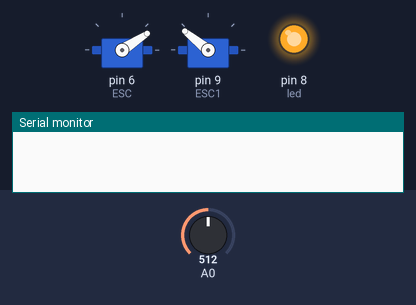
This sketch was run on a simulated Arduino Uno, built with avr-gcc and run on an emulated ATmega328P. On the bench: 2 × servo, output pins drawn as LEDs (lit = HIGH), the last lines printed to the serial monitor. The inputs (shaded band) are chosen by the test bench; at power-on: A0 = 512.

Above: at 4.2 s.
4.3 s: A0 set to 716
7.3 s: A0 set to 306
At 9.3 s:
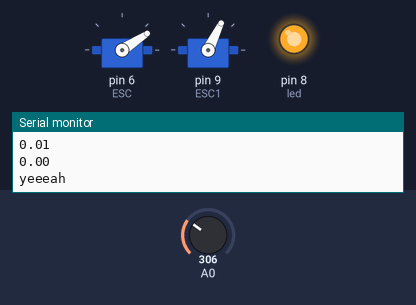
10.1 s: A0 set to 511
At 12.4 s:
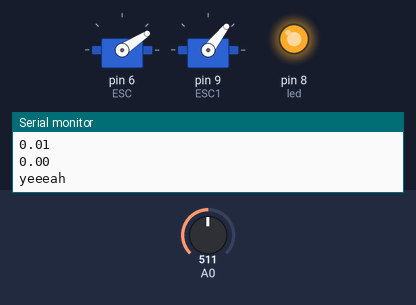
12.9 s: A0 set to 122
At 15.5 s:
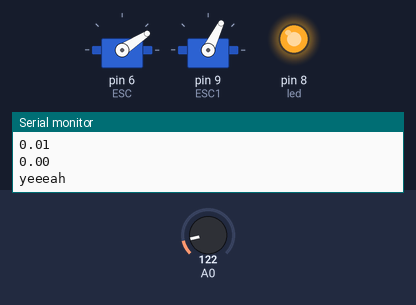
Timing chart, 0 to 16.8 s (numbered marks = the images above; inputs shaded):
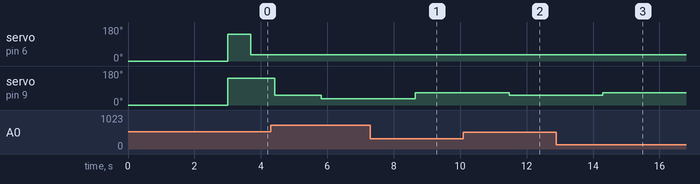

Measured:
- after the input at 7.3 s, servo on pin 9 (ESC1): 34° → 64° after 1.3 s
- after the input at 10.1 s, servo on pin 9 (ESC1): 64° → 52° after 1.4 s
- after the input at 12.9 s, servo on pin 9 (ESC1): 52° → 64° after 1.4 s

The sketch:

arduinobrushless.ino
```cpp
#include <PID_v1.h>
#include<Servo.h>

Servo ESC; //crear motor 1
Servo ESC1;//crear motor 2

const int sampleRate = 0.5;                                           // 0.5 millisecond de actualizacion

double Setpoint1, Input1, Output1;                                       //variables de PID
double consKp1=0.3276,consKi1=0.0088,consKd1=0.1;                                    //Declara constantes con valores inciales
//double consKp1=0.9,consKi1=0.1,consKd1=0.3;
PID myPID_B1(&Input1, &Output1, &Setpoint1,consKp1,consKi1,consKd1, DIRECT);   //Crear objeto PID

double Setpoint2, Input2, Output2;                                       //variables de PID
double consKp2=0.9,consKi2=0.01,consKd2=0;                                    //Declara constantes con valores inciales
PID myPID_B2(&Input2, &Output2, &Setpoint2,consKp2,consKi2,consKd2, DIRECT);   //Crear objeto PID


char mssg;                                                             //variable para guardar mensaje de python
int vel=880;                                                              //amplitud del pulso motor 1
int vel1;                                                             //amplitud del pulso motor 2
int led=8;int D=0;
int angulo= 0;

void setup(){

  pinMode(led, OUTPUT);
  Serial.begin(9600);
  myPID_B1.SetMode(AUTOMATIC);                                           //Setea valores en auto
  myPID_B1.SetSampleTime(sampleRate);                                    //Tiempo de actualizacion
  myPID_B2.SetMode(AUTOMATIC);                                           //Setea valores en auto
  myPID_B2.SetSampleTime(sampleRate);                                    //Tiempo de actualizacion

   mssg = Serial.read(); //leemos el serial

      if(mssg=='A'){angulo=8;}
      if(mssg=='B'){angulo=10;}
      if(mssg=='C'){angulo=20;}
      if(mssg=='D'){angulo=30;}
      if(mssg=='E'){angulo=40;}
      if(mssg=='F'){angulo=50;}
      if(mssg=='G'){angulo=60;}
      if(mssg=='H'){angulo=70;}
      if(mssg=='I'){angulo=80;}
      if(mssg=='J'){angulo=90;}
      Input1=angulo;
      if(Input1>=0){
        digitalWrite(led,HIGH);
      }
 //inicializa set point Brushless 1----------------------------------
  Setpoint1=0;                                                      //Setpoint// Valor de potenciometro no de velocidad NO CONFUNDIR!!
  myPID_B1.SetOutputLimits(880,1100);
  Input1=angulo+872;
  Output1=0;
  //------------------------------------------------------------------


  //inicializa set point Brushless 2----------------------------------
  Setpoint2=911;                                                      //Setpoint// Valor de potenciometro no de velocidad NO CONFUNDIR!!
  myPID_B2.SetOutputLimits(880,1200);
  Input2=analogRead(A0)-31;
  Output2=0;
  //------------------------------------------------------------------

  //--------------------Inicializacion de motores-----------------------//
  ESC.attach(6);
  ESC1.attach(9);
                      //Activar el ESC
  ESC.writeMicroseconds(0); //1000 = 1ms
  ESC1.writeMicroseconds(0);
                 //Cambia el 1000 anterior por 2000 si
                 //tu ESC se activa con un pulso de 2ms
  delay(3000);   //Esperar 5 segundos para hacer la activacion
  //Iniciar puerto serial
  ESC.writeMicroseconds (2000);
  ESC1.writeMicroseconds(2000);

  Serial.setTimeout(10);
  //--------------------Inicializacion de motores-----------------------//

  mssg = Serial.read(); //leemos el serial
  angulo= 5;


}

void loop()
{
  //-----------------------------LECTURA ÁNGULO EJE XZ------------------------------------//
  //Serial.println(mssg);
    mssg = Serial.read(); //leemos el serial

      if(mssg=='A'){angulo=8;}
      if(mssg=='B'){angulo=10;}
      if(mssg=='C'){angulo=20;}
      if(mssg=='D'){angulo=30;}
      if(mssg=='E'){angulo=40;}
      if(mssg=='F'){angulo=50;}
      if(mssg=='G'){angulo=60;}
      if(mssg=='H'){angulo=70;}
      if(mssg=='I'){angulo=80;}
      if(mssg=='J'){angulo=90;}
      Input1=angulo;
      if(Input1>=0){
        digitalWrite(led,HIGH);
      }


  //-----------------------------CONTROL MOTOR 1 ESC------------------------------------//
    delay(700);

    double er1= abs(Setpoint1-Input1);                         //Error de PID
    myPID_B1.Compute(); //Nuevo Output
    myPID_B1.SetTunings(consKp1,consKi1,consKd1);                //Setear constantantemente Kp,Ki,Kd
    //Serial.println(consKp1);
    //Serial.println(consKi1);
    //Serial.println(consKd1);

    ESC.writeMicroseconds(Output1);

  //-----------------------------CONTROL MOTOR 2 ESC1------------------------------------//
  Input2=analogRead(A0)+180;                               //Lectura de potenciometro
        delay(700);
      Serial.print("Valor de A0 es ");
  Serial.println(Input2);
      Serial.print("Valor de OUTPUT es ");
  Serial.println(Output2);
  double er2= abs(Setpoint2-Input2);                         //Error de PID
  //Serial.println("Error es: ");
 // Serial.println(er);
    myPID_B2.Compute(); //Nuevo Output
    myPID_B2.SetTunings(consKp2,consKi2,consKd2);                //Setear constantantemente Kp,Ki,Kd
    Serial.println(consKp2);
    Serial.println(consKi2);
    Serial.println(consKd2);
    Serial.println("yeeeah");//LOGRO FUNCIONAR!!!!!

      ESC1.writeMicroseconds(Output2);
   if(Output2<=Setpoint2-80 and Output2>=Setpoint2+80){
     ESC1.writeMicroseconds(1);
    }

 //-----------------------------CONTROL MOTOR 1------------------------------------//

}
```
